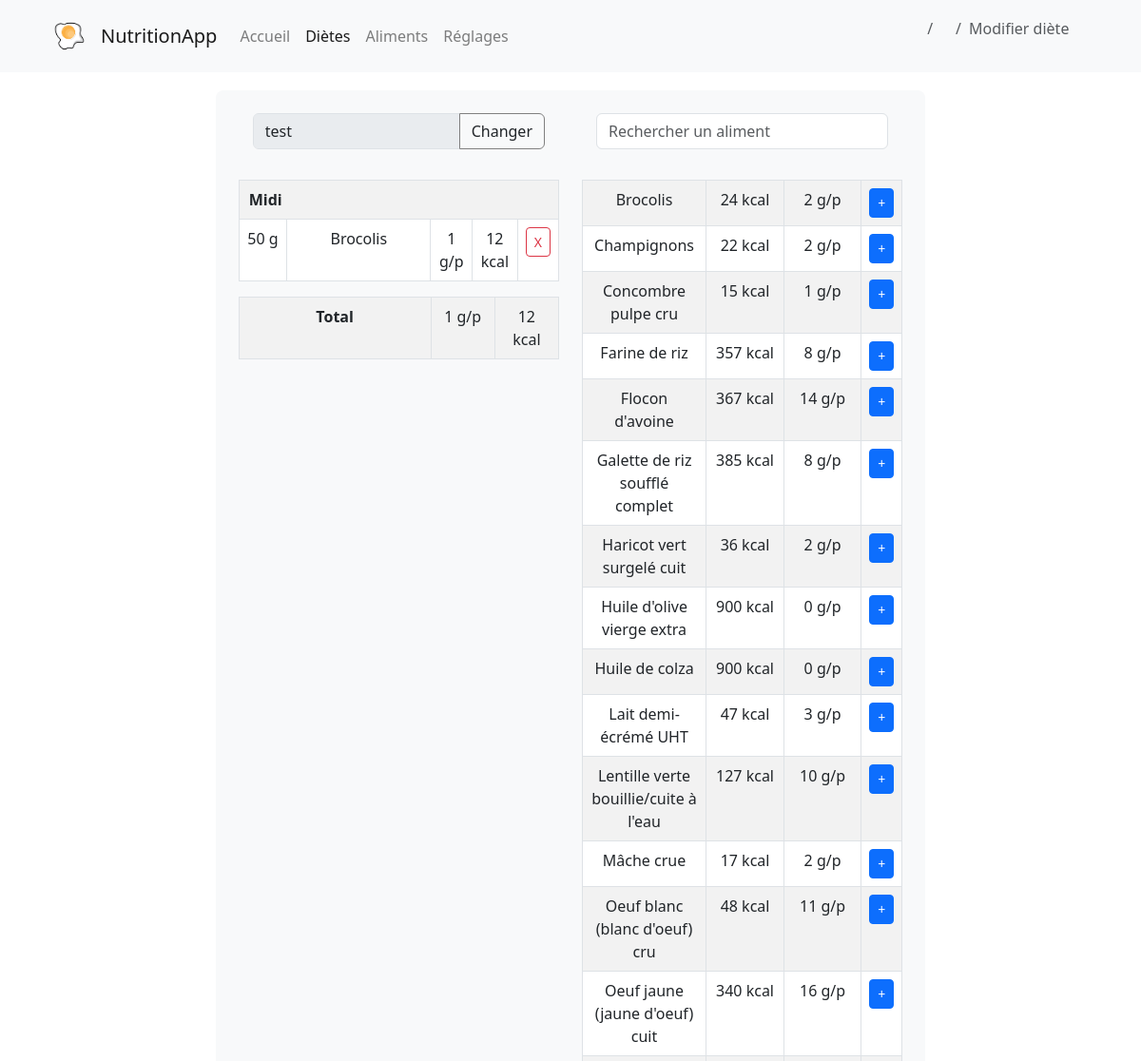
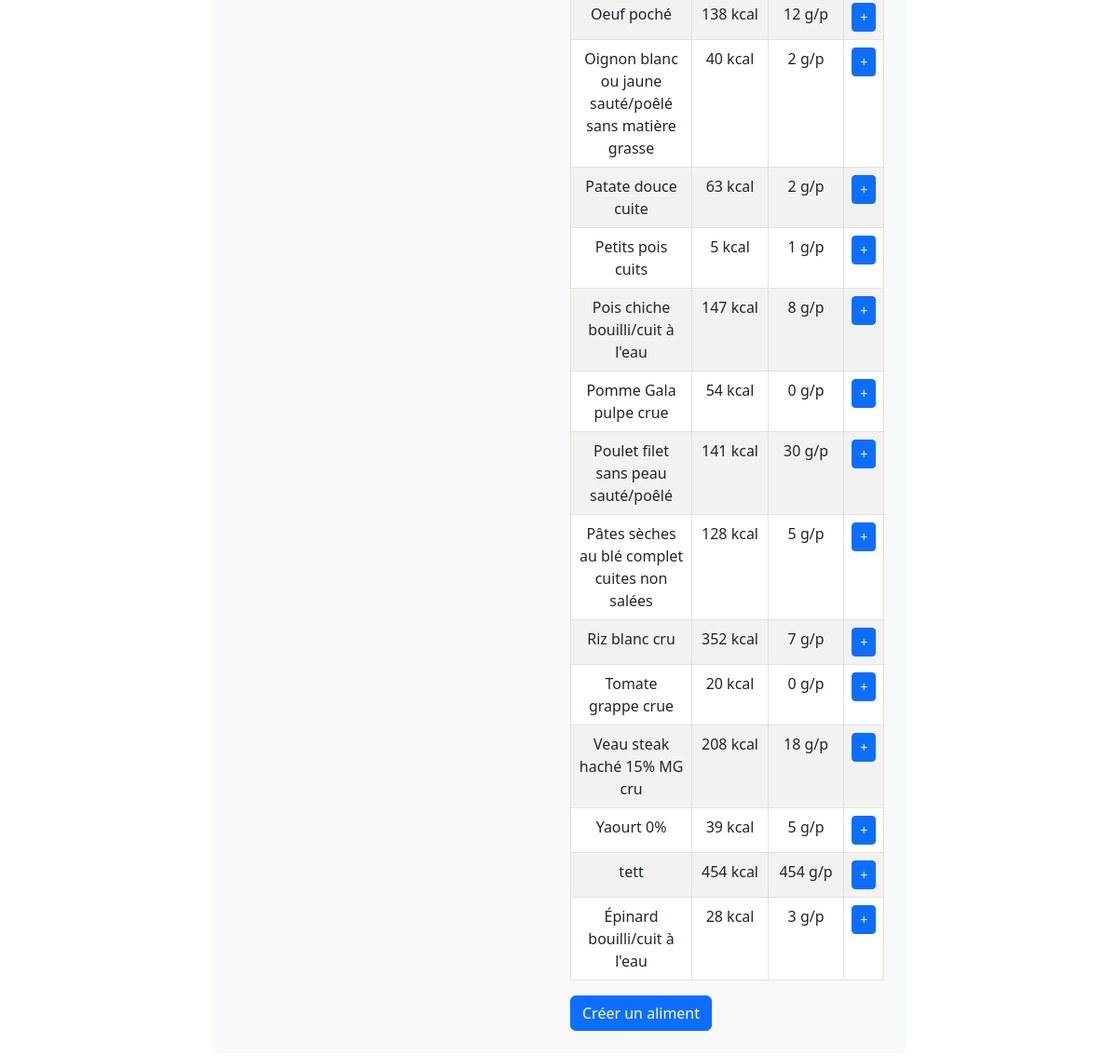
Screenshot of /creer_diete/1 with the database file from the repository (2 pictures, top to bottom).
### models/Diete.py (models this page shows, shortened)
class Diete(db.Model):
    id = db.Column(db.Integer, primary_key=True)
    titre_diete = db.Column(db.String(255), nullable=True) # nom de la diete
    createur = db.Column(db.Integer, db.ForeignKey('utilisateur.id'), nullable=True)
    date = db.Column(db.Date, nullable=True)
    createur_obj = db.relationship('Utilisateur', backref=db.backref('dietes'), foreign_keys=[createur])
    def get_by_id(id):
        return Diete.query.get(id)
    def portions_associees(self):
        return Portion.query.join(Aliment).filter(Portion.diete == self.id).order_by(Portion.label_portion, Aliment.titre).all()
    def total_kcal(self):
        return sum([portion.kcal_portion() for portion in self.portions_associees()])
    def total_proteines(self):
        return sum([portion.proteines_portion() for portion in self.portions_associees()])

### models/Portion.py (models this page shows, shortened)
class Portion(db.Model):
    id = db.Column(db.Integer, primary_key=True)
    diete = db.Column(db.Integer, db.ForeignKey('diete.id'))
    aliment = db.Column(db.Integer, db.ForeignKey('aliment.id'))
    nombre = db.Column(db.Integer, nullable=False, server_default='0')
    label_portion = db.Column(db.Integer, nullable=False, server_default='0') # 1=matin, 2=collation matin, 3=midi, 4=collation aprem, 5=soir, 6=collation soir
    diete_obj = db.relationship('Diete', backref=db.backref('portions'))
    aliment_obj = db.relationship('Aliment', backref=db.backref('portions'))
    def unite(self):
        return self.aliment_obj.unite
    def kcal_portion(self):
        if self.unite() == 1: # si l'aliment est en unité (kcal * nombre)
            return round(self.aliment_obj.kcal * self.nombre)
        else: # aliment == 0 (kcal * nombre * 0.01 * 100g) ; aliment == 2 (kcal * nombre * 0.01 * 100mL)
            return round(self.aliment_obj.kcal * self.nombre * 0.01)
    def proteines_portion(self):
        if self.unite() == 1:
            return round(self.aliment_obj.proteines * self.nombre)
        else:
            return round(self.aliment_obj.proteines * self.nombre * 0.01)

### models/Aliment.py (models this page shows, shortened)
class Aliment(db.Model):
    id = db.Column(db.Integer, primary_key=True)
    titre = db.Column(db.String(255), nullable=True, unique=True)
    kcal = db.Column(db.Integer, nullable=True, server_default='0')
    proteines = db.Column(db.Integer, nullable=True, server_default='0')
    glucides = db.Column(db.Integer, nullable=True, server_default='0')
    lipides = db.Column(db.Integer, nullable=True, server_default='0')
    categorie = db.Column(db.String(255), nullable=True, server_default="Autre") # légume, fruit, féculent...
    photo = db.Column(db.String(255), nullable=True, server_default='')
    description = db.Column(db.String(255), nullable=True, server_default='')
    unite = db.Column(db.Integer, nullable=True, server_default='0') # 0 = 100g, 1 = 1 unité, 2 = mL
    valide = db.Column(db.Integer, nullable=True, server_default='0') # 0 = non validé, 1 = validé
    def get_all():
        return Aliment.query.order_by(Aliment.titre).all()

### app2.py (the view)
@app.route('/creer_diete/<int:id>', methods=['GET', 'POST'])
def creer_diete(id):
    diete_courante = Diete.get_by_id(id)
    portions_repas = diete_courante.portions_associees()
    aliments = Aliment.get_all()
    return render_template('diete/creer_diete.html', aliments=aliments, diete=diete_courante, portions_repas=portions_repas)

### templates/diete/creer_diete.html (shortened to what this page needs)
{% extends 'base.html' %}
{% block content %}
{% set page = 'dietes' %}
{% set place = ["accueil","dietes","modifier_diete"] %}
{% with breadcrumb=place %}
    {% include "navbar.html" %}
{% endwith %}
<link rel="stylesheet" href="{{root}}{{ url_for('static', filename='css/pages.css') }}">
<div class="content_gerer_diete">
  <div class="p-4 mb-4 bg-light rounded-3">
    <div class="row">
      <div class="col-md-6">
          <div class="input-group mb-3 col-md-12">
            <input type="text" id="titre_diete" name="titre_diete" class="form-control" placeholder="Titre" value="{{ diete.titre_diete }}" readonly required>
            <div class="input-group-append">
                <span class="btn input-group-text" style="border-color: grey;" data-bs-toggle="modal" data-bs-target="#modalChangeTitle" id="titre_diete">Changer</span>
            </div>
          </div>
          <table class="table table-striped table-bordered">
            {% set current_label = [] %}
            {% for portion in portions_repas %}
            {% if current_label[-1] != portion.label_portion %}
                    <table class="table table-striped table-bordered full-width-table">
                        {% do current_label.append(portion.label_portion) %}
                            <tr>
                                <th colspan="5" style="padding-left: 10px;">
                                    {% if current_label[-1] == 1 %}
                                        Matin
                                    {% elif current_label[-1] == 3 %}
                                        Midi
                                    {% elif current_label[-1] == 5 %}
                                        Soir
                                    {% else %}
                                        Collation
                                    {% endif %}
                                </th>
                            </tr>
                {% endif %}
            <tr>
              {% if portion.aliment_obj.unite == 1 %}
                <td style="width: 15%">{{ portion.nombre }}</td>
                <td style="width: 45%">{{ portion.aliment_obj.titre }}</td>
              {% elif portion.aliment_obj.unite == 2 %}
                <td style="width: 15%">{{ portion.nombre }} mL</td>
                <td style="width: 45%">{{ portion.aliment_obj.titre }}</td>
              {% else %}
                <td style="width: 15%">{{ portion.nombre }} g</td>
                <td style="width: 45%">{{ portion.aliment_obj.titre }}</td>
              {% endif %}
              <td>{{ portion.proteines_portion() }} g/p</td>
              <td>{{ portion.kcal_portion() }} kcal</td>
              <td class="text-center">
                <a href="{{ url_for('controllers.enlever_aliment_diete', id_portion=portion.id, id_diete=diete.id) }}" class="btn btn-sm btn-outline-danger">X</a>
              </td>
            </tr>
            {% endfor %}
          </table>
        <table class="table table-striped table-bordered">
          <tr class="text-center">
              <th colspan="2" style="width: 60%;">Total</th>
              <td style="width: 20%;">{{ diete.total_proteines()|round|int }} g/p</td>
              <td style="width: 20%;">{{ diete.total_kcal()|round|int }} kcal</td>
          </tr>
      </table>
      </div>
      <div class="col-md-6">
        <div class="input-group mb-3 col-md-12">
          <form id="search-form" class="input-group mb-3">
            <input id="searchbar" onkeyup="search_food()" type="text" name="search" class="form-control" placeholder="Rechercher un aliment" aria-label="Rechercher un aliment" aria-describedby="button-addon2">
          </form>
        </div>
          <table class="table table-striped table-bordered">
            {% for aliment in aliments %}
            <tr class="element_aliment">
              <td style="width: 40%;">{{ aliment.titre }}</td>
              <td style="width: 30%;">{{ aliment.kcal }} kcal</td>
              <td style="width: 30%;">{{ aliment.proteines }} g/p</td>
              <td>
                <button class="btn btn-sm btn-primary" data-bs-toggle="modal" data-bs-target="#modal{{ aliment.id }}">+</button>
              </td>
            </tr>
            {% endfor %}
          </table>
            <a href="{{url_for('controllers.aliments')}}" class="btn btn-primary">Créer un aliment</a>
          </div>
        </div>
      </div>
    </div>
{% endblock %}

### static/css/base.css (style rules this page uses)
html { font-family: 'Roboto', sans-serif; font-size: 16px; line-height: 1.5; color: #333; background-color: #fff; }

### static/css/pages.css (style rules this page uses)
.content_gerer_diete { padding: 0.5cm 6cm 1cm 6cm; }
.table td { text-align: center; }

### rows the page displays
Diete: titre_diete "test", total_proteines "1"
Portion: label_portion "Midi", nombre "50", aliment_obj.titre "Brocolis", proteines_portion "1", kcal_portion "12"
Aliment: total_kcal "12", titre "Brocolis", kcal "24", proteines "2"
Aliment: titre "Champignons", kcal "22", proteines "2"
Aliment: titre "Concombre pulpe cru", kcal "15", proteines "1"
Aliment: titre "Farine de riz", kcal "357", proteines "8"
Aliment: titre "Flocon d'avoine", kcal "367", proteines "14"
Aliment: titre "Galette de riz soufflé complet", kcal "385", proteines "8"
Aliment: titre "Haricot vert surgelé cuit", kcal "36", proteines "2"
Aliment: titre "Huile d'olive vierge extra", kcal "900", proteines "0"
Aliment: titre "Huile de colza", kcal "900", proteines "0"
Aliment: titre "Lait demi-écrémé UHT", kcal "47", proteines "3"
Aliment: titre "Lentille verte bouillie/cuite à l'eau", kcal "127", proteines "10"
Aliment: titre "Mâche crue", kcal "17", proteines "2"
Aliment: titre "Oeuf blanc (blanc d'oeuf) cru", kcal "48", proteines "11"
Aliment: titre "Oeuf jaune (jaune d'oeuf) cuit", kcal "340", proteines "16"
Aliment: titre "Oeuf poché", kcal "138", proteines "12"
Aliment: titre "Oignon blanc ou jaune sauté/poêlé sans matière grasse", kcal "40", proteines "2"
Aliment: titre "Patate douce cuite", kcal "63", proteines "2"
Aliment: titre "Petits pois cuits", kcal "5", proteines "1"
Aliment: titre "Pois chiche bouilli/cuit à l'eau", kcal "147", proteines "8"
Aliment: titre "Pomme Gala pulpe crue", kcal "54", proteines "0"
Aliment: titre "Poulet filet sans peau sauté/poêlé", kcal "141", proteines "30"
Aliment: titre "Pâtes sèches au blé complet cuites non salées", kcal "128", proteines "5"
Aliment: titre "Riz blanc cru", kcal "352", proteines "7"
Aliment: titre "Tomate grappe crue", kcal "20", proteines "0"
Aliment: titre "Veau steak haché 15% MG cru", kcal "208", proteines "18"
Aliment: titre "Yaourt 0%", kcal "39", proteines "5"
Aliment: titre "tett", kcal "454", proteines "454"
Aliment: titre "Épinard bouilli/cuit à l'eau", kcal "28", proteines "3"

### other values shown
{{ pretty_name[item] }} "Modifier diète"
